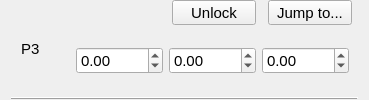
       <widget class="QWidget" name="p3Frame" native="true">
        <layout class="QGridLayout" name="gridLayout_4">
         <property name="topMargin">
          <number>0</number>
         </property>
         <property name="bottomMargin">
          <number>0</number>
         </property>
         <property name="verticalSpacing">
          <number>0</number>
         </property>
         <item row="0" column="3">
          <widget class="QPushButton" name="p3FrameLockButton">
           <property name="sizePolicy">
            <sizepolicy hsizetype="Fixed" vsizetype="Fixed">
             <horstretch>0</horstretch>
             <verstretch>0</verstretch>
            </sizepolicy>
           </property>
           <property name="minimumSize">
            <size>
             <width>90</width>
             <height>25</height>
            </size>
           </property>
           <property name="font">
            <font>
             <family>Arial</family>
             <pointsize>11</pointsize>
            </font>
           </property>
           <property name="styleSheet">
            <string notr="true">margin-right: 6px;</string>
           </property>
           <property name="text">
            <string>Unlock</string>
           </property>
           <attribute name="buttonGroup">
            <string notr="true">frameFidButtonGroup</string>
           </attribute>
          </widget>
         </item>
         <item row="0" column="4">
          <widget class="QPushButton" name="p3FrameJumpButton">
           <property name="sizePolicy">
            <sizepolicy hsizetype="Fixed" vsizetype="Fixed">
             <horstretch>0</horstretch>
             <verstretch>0</verstretch>
            </sizepolicy>
           </property>
           <property name="minimumSize">
            <size>
             <width>90</width>
             <height>25</height>
            </size>
           </property>
           <property name="font">
            <font>
             <family>Arial</family>
             <pointsize>11</pointsize>
            </font>
           </property>
           <property name="styleSheet">
            <string notr="true">margin-right: 6px;</string>
           </property>
           <property name="text">
            <string>Jump to...</string>
           </property>
           <attribute name="buttonGroup">
            <string notr="true">frameFidButtonGroup</string>
           </attribute>
          </widget>
         </item>
         <item row="1" column="1" colspan="4">
          <widget class="QWidget" name="p3FrameCoords" native="true">
           <layout class="QGridLayout" name="gridLayout_15">
            <property name="verticalSpacing">
             <number>6</number>
            </property>
            <item row="0" column="0">
             <widget class="QDoubleSpinBox" name="p3FrameX">
              <property name="sizePolicy">
               <sizepolicy hsizetype="Fixed" vsizetype="Fixed">
                <horstretch>0</horstretch>
                <verstretch>0</verstretch>
               </sizepolicy>
              </property>
              <property name="minimumSize">
               <size>
                <width>60</width>
                <height>0</height>
               </size>
              </property>
              <property name="font">
               <font>
                <family>Arial</family>
                <pointsize>11</pointsize>
               </font>
              </property>
              <property name="focusPolicy">
               <enum>Qt::StrongFocus</enum>
              </property>
              <property name="styleSheet">
               <string notr="true"/>
              </property>
              <property name="showGroupSeparator" stdset="0">
               <bool>false</bool>
              </property>
              <property name="minimum">
               <double>-1000.000000000000000</double>
              </property>
              <property name="maximum">
               <double>1000.000000000000000</double>
              </property>
             </widget>
            </item>
            <item row="0" column="1">
             <widget class="QDoubleSpinBox" name="p3FrameY">
              <property name="sizePolicy">
               <sizepolicy hsizetype="Fixed" vsizetype="Fixed">
                <horstretch>0</horstretch>
                <verstretch>0</verstretch>
               </sizepolicy>
              </property>
              <property name="minimumSize">
               <size>
                <width>60</width>
                <height>0</height>
               </size>
              </property>
              <property name="font">
               <font>
                <family>Arial</family>
                <pointsize>11</pointsize>
               </font>
              </property>
              <property name="focusPolicy">
               <enum>Qt::StrongFocus</enum>
              </property>
              <property name="styleSheet">
               <string notr="true"/>
              </property>
              <property name="minimum">
               <double>-1000.000000000000000</double>
              </property>
              <property name="maximum">
               <double>1000.000000000000000</double>
              </property>
             </widget>
            </item>
            <item row="0" column="2">
             <widget class="QDoubleSpinBox" name="p3FrameZ">
              <property name="sizePolicy">
               <sizepolicy hsizetype="Fixed" vsizetype="Fixed">
                <horstretch>0</horstretch>
                <verstretch>0</verstretch>
               </sizepolicy>
              </property>
              <property name="minimumSize">
               <size>
                <width>60</width>
                <height>0</height>
               </size>
              </property>
              <property name="font">
               <font>
                <family>Arial</family>
                <pointsize>11</pointsize>
               </font>
              </property>
              <property name="focusPolicy">
               <enum>Qt::StrongFocus</enum>
              </property>
              <property name="minimum">
               <double>-1000.000000000000000</double>
              </property>
              <property name="maximum">
               <double>1000.000000000000000</double>
              </property>
             </widget>
            </item>
           </layout>
          </widget>
         </item>
         <item row="0" column="2">
          <widget class="qSlicerMarkupsPlaceWidget" name="p3FramePoint">
           <property name="sizePolicy">
            <sizepolicy hsizetype="Preferred" vsizetype="Preferred">
             <horstretch>0</horstretch>
             <verstretch>0</verstretch>
            </sizepolicy>
           </property>
           <property name="minimumSize">
            <size>
             <width>0</width>
             <height>0</height>
            </size>
           </property>
           <property name="font">
            <font>
             <family>Arial</family>
             <pointsize>11</pointsize>
            </font>
           </property>
           <property name="buttonsVisible">
            <bool>false</bool>
           </property>
           <property name="deleteAllMarkupsOptionVisible">
            <bool>false</bool>
           </property>
           <property name="placeMultipleMarkups">
            <enum>qSlicerMarkupsPlaceWidget::ForcePlaceSingleMarkup</enum>
           </property>
           <property name="placeModeEnabled">
            <bool>false</bool>
           </property>
           <property name="deleteButton().show()" stdset="0">
            <bool>true</bool>
           </property>
           <property name="placeButton().show()" stdset="0">
            <bool>true</bool>
           </property>
          </widget>
         </item>
         <item row="0" column="0" rowspan="2">
          <widget class="QLabel" name="label_8">
           <property name="sizePolicy">
            <sizepolicy hsizetype="Fixed" vsizetype="Preferred">
             <horstretch>0</horstretch>
             <verstretch>0</verstretch>
            </sizepolicy>
           </property>
           <property name="minimumSize">
            <size>
             <width>50</width>
             <height>0</height>
            </size>
           </property>
           <property name="font">
            <font>
             <family>Arial</family>
             <pointsize>11</pointsize>
            </font>
           </property>
           <property name="text">
            <string>P3</string>
           </property>
           <property name="indent">
            <number>10</number>
           </property>
          </widget>
         </item>
         <item row="2" column="0" colspan="5">
          <widget class="Line" name="line_26">
           <property name="sizePolicy">
            <sizepolicy hsizetype="Preferred" vsizetype="Fixed">
             <horstretch>0</horstretch>
             <verstretch>0</verstretch>
            </sizepolicy>
           </property>
           <property name="minimumSize">
            <size>
             <width>0</width>
             <height>0</height>
            </size>
           </property>
           <property name="font">
            <font>
             <family>Arial</family>
             <pointsize>11</pointsize>
            </font>
           </property>
           <property name="frameShadow">
            <enum>QFrame::Raised</enum>
           </property>
           <property name="lineWidth">
            <number>1</number>
           </property>
           <property name="orientation">
            <enum>Qt::Horizontal</enum>
           </property>
          </widget>
         </item>
        </layout>
       </widget>
